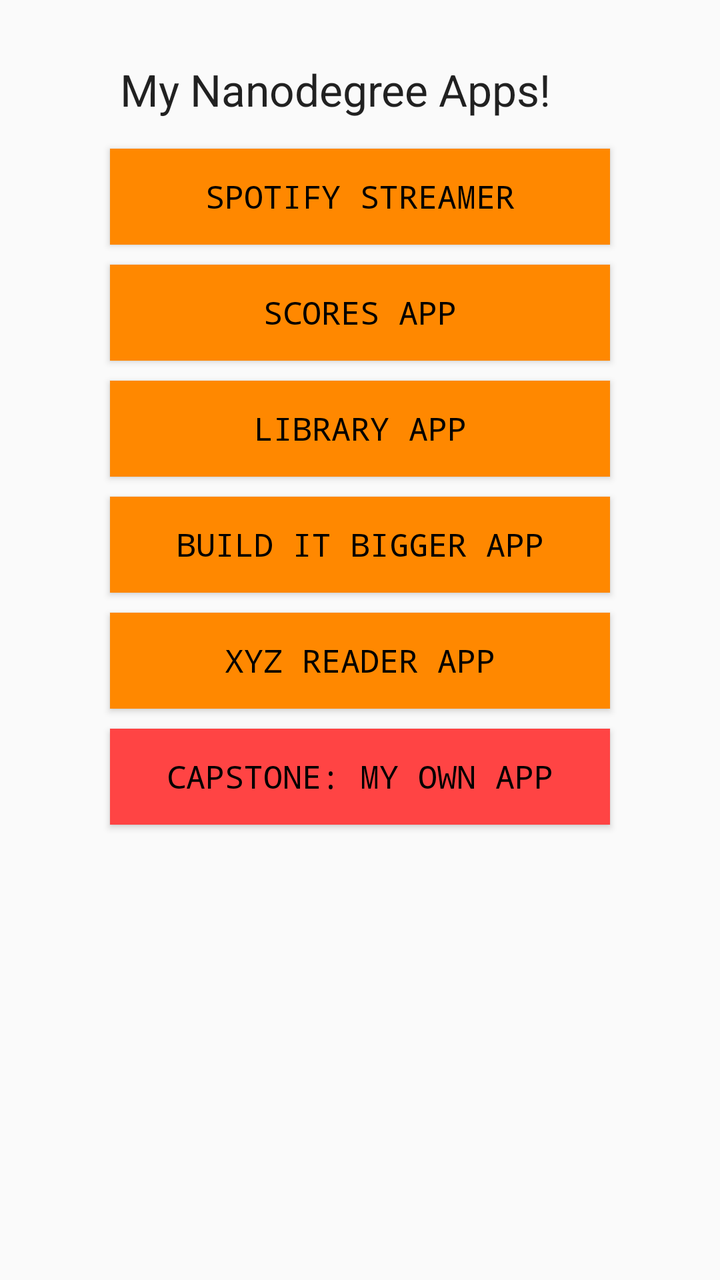
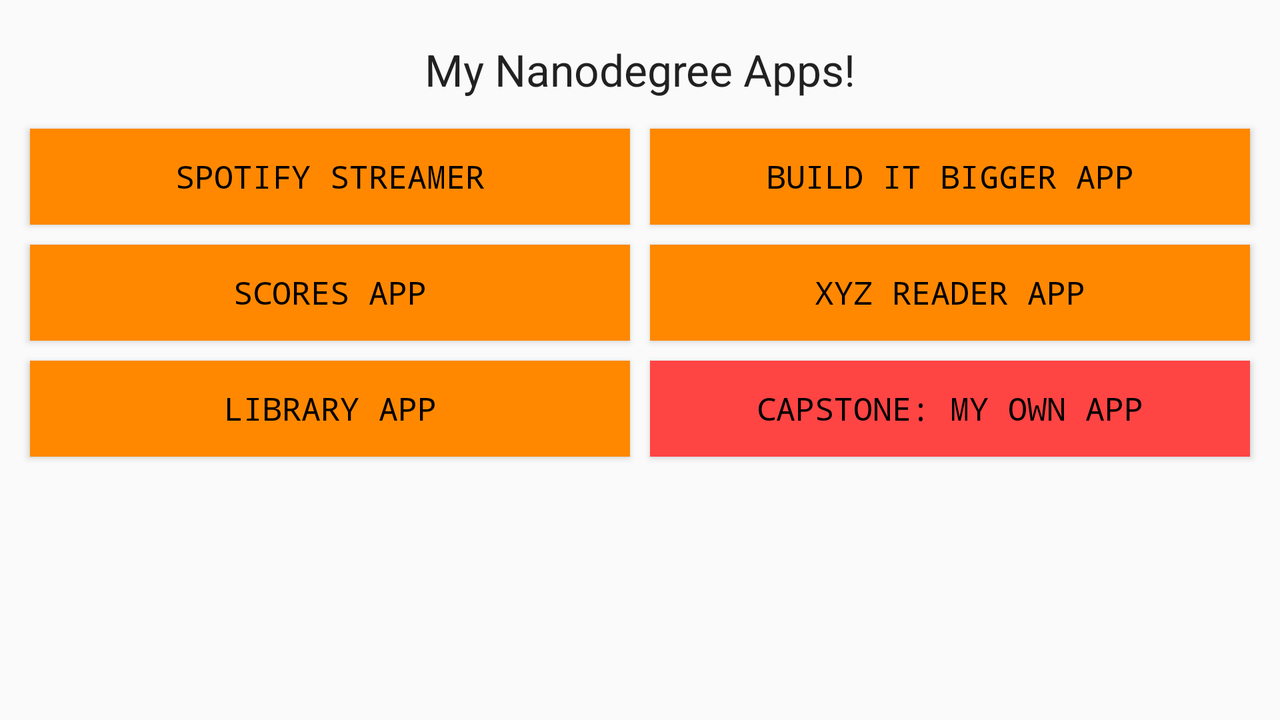

An Android layout and its configuration variant, each rendered on a device that would load it. The default file and the variant file are quoted in full after the pictures.
<!-- AndroidManifest.xml: application theme AppTheme -->
<!-- res/layout/view.xml -->
<?xml version="1.0" encoding="utf-8"?>
<LinearLayout xmlns:android="http://schemas.android.com/apk/res/android"
    android:orientation="vertical" android:layout_width="match_parent"
    android:layout_height="match_parent"
    android:layout_marginTop="20dp"
    android:layout_marginLeft="50dp"
    android:layout_marginRight="50dp"
    android:layout_marginBottom="50dp"
    android:paddingBottom="20dp">

    <TextView
        android:id="@+id/tv_title"
        android:layout_width="wrap_content"
        android:layout_height="wrap_content"
        android:textAppearance="?android:attr/textAppearanceLarge"
        android:text="@string/title"
        android:textIsSelectable="false"
        android:layout_margin="10dp"/>

    <Button
        android:id="@+id/btn_spotify_streamer_app"
        style="@style/MyButtonTheme"
        android:text="@string/spotify_streamer_app"/>

    <Button
        android:id="@+id/btn_scores_app"
        style="@style/MyButtonTheme"
        android:text="@string/scores_app"/>

    <Button
        android:id="@+id/btn_library_app"
        style="@style/MyButtonTheme"
        android:text="@string/library_app"/>

    <Button
        android:id="@+id/btn_build_it_bigger"
        style="@style/MyButtonTheme"
        android:text="@string/build_it_bigger_app"/>

    <Button
        android:id="@+id/btn_xyz_reader_app"
        style="@style/MyButtonTheme"
        android:text="@string/xyz_reader_app" />

    <Button
        android:id="@+id/btn_my_own_app"
        style="@style/MyButtonTheme"
        android:text="@string/my_own_app"
        android:background="@android:color/holo_red_light"/>
</LinearLayout>
<!-- resources referenced by this layout -->
<resources>
  <string name="build_it_bigger_app">BUILD IT BIGGER APP</string>
  <string name="library_app">LIBRARY APP</string>
  <string name="my_own_app">CAPSTONE: MY OWN APP</string>
  <string name="scores_app">SCORES APP</string>
  <string name="spotify_streamer_app">SPOTIFY STREAMER</string>
  <string name="title">My Nanodegree Apps!</string>
  <string name="xyz_reader_app">XYZ READER APP</string>
  <style name="MyButtonTheme" parent="@android:style/Theme.Holo.Light">
          <item name="android:layout_width">match_parent</item>
          <item name="android:layout_height">wrap_content</item>
          <item name="android:textColor">@android:color/black</item>
          <item name="android:typeface">monospace</item>
          <item name="android:layout_gravity">center_horizontal</item>
          <item name="android:padding">5dp</item>
          <item name="android:layout_margin">5dp</item>
          <item name="android:clickable">true</item>
          <item name="android:enabled">true</item>
          <item name="android:focusable">true</item>
          <item name="android:background">@android:color/holo_orange_dark</item>
      </style>
  <style name="AppTheme" parent="Theme.AppCompat.Light.DarkActionBar">
          
          <item name="colorPrimary">@color/colorPrimary</item>
          <item name="colorPrimaryDark">@color/colorPrimaryDark</item>
          <item name="colorAccent">@color/colorAccent</item>
      </style>
</resources>
<!-- res/layout-land/view.xml (the repository's variant of the layout above) -->
<!-- drawn on the phone turned sideways -->
<?xml version="1.0" encoding="utf-8"?>
<LinearLayout xmlns:android="http://schemas.android.com/apk/res/android"
    android:orientation="vertical" android:layout_width="match_parent"
    android:layout_height="match_parent">

    <TextView
        android:id="@+id/tv_title"
        android:layout_width="match_parent"
        android:layout_height="wrap_content"
        android:textAppearance="?android:attr/textAppearanceLarge"
        android:text="@string/title"
        android:textIsSelectable="false"
        android:textAlignment="center"
        android:layout_marginTop="20dp"/>

    <LinearLayout
        android:layout_width="match_parent"
        android:layout_height="wrap_content"
        android:layout_margin="10dp"
        android:weightSum="2"
        android:orientation="horizontal">


        <LinearLayout
            android:layout_width="match_parent"
            android:layout_height="wrap_content"
            android:orientation="vertical"
            android:layout_weight="1">
            <Button
                android:id="@+id/btn_spotify_streamer_app"
                style="@style/MyButtonTheme"
                android:text="@string/spotify_streamer_app"/>

            <Button
                android:id="@+id/btn_scores_app"
                style="@style/MyButtonTheme"
                android:text="@string/scores_app"/>

            <Button
                android:id="@+id/btn_library_app"
                style="@style/MyButtonTheme"
                android:text="@string/library_app"/>


        </LinearLayout>
        <LinearLayout
            android:layout_width="match_parent"
            android:layout_height="wrap_content"
            android:orientation="vertical"
            android:layout_weight="1">
            <Button
                android:id="@+id/btn_build_it_bigger"
                style="@style/MyButtonTheme"
                android:text="@string/build_it_bigger_app"/>

            <Button
                android:id="@+id/btn_xyz_reader_app"
                style="@style/MyButtonTheme"
                android:text="@string/xyz_reader_app" />

            <Button
                android:id="@+id/btn_my_own_app"
                style="@style/MyButtonTheme"
                android:text="@string/my_own_app"
                android:background="@android:color/holo_red_light"/>

        </LinearLayout>
    </LinearLayout>

</LinearLayout>
